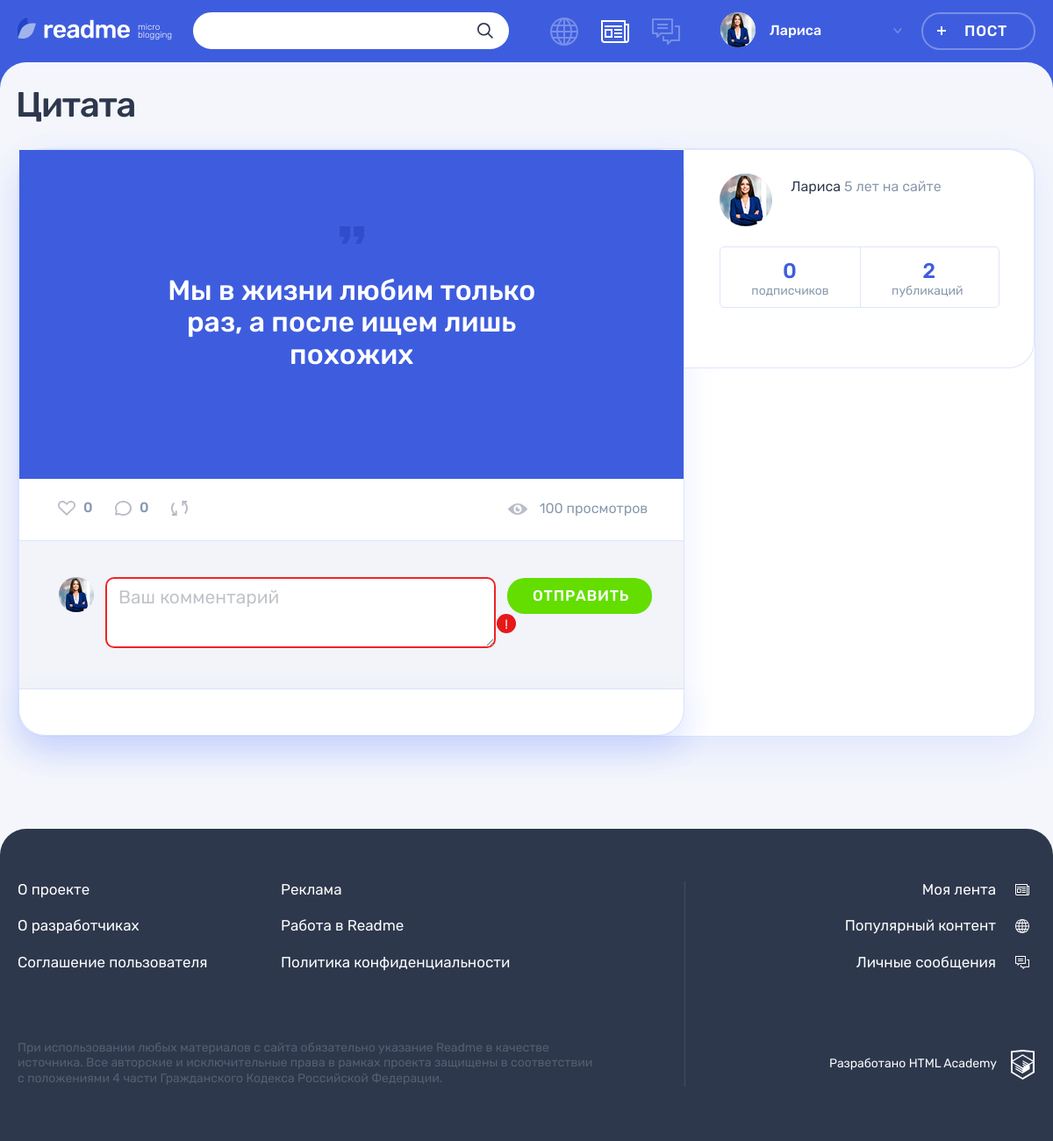
Screenshot of /post.php?id=1 (signed in) with the database file from the repository.
### tables this page shows
CREATE TABLE posts
(
    id           INT AUTO_INCREMENT PRIMARY KEY,
    creationDate TIMESTAMP DEFAULT CURRENT_TIMESTAMP,
    title        VARCHAR(128),
    content      VARCHAR(255),
    typeID       INT NOT NULL,
    authorId     INT NOT NULL,
    image        VARCHAR(255),
    video        VARCHAR(255),
    link         VARCHAR(255),
    views        INT,
    avatar       VARCHAR(128),
    author       VARCHAR(128),
    repostCount  VARCHAR(128),
    FOREIGN KEY (authorId) REFERENCES users (id),
    FOREIGN KEY (typeId) REFERENCES content_type (id)
);

CREATE TABLE users
(
    id               INT AUTO_INCREMENT PRIMARY KEY,
    registrationDate TIMESTAMP DEFAULT CURRENT_TIMESTAMP,
    email            VARCHAR(128) NOT NULL UNIQUE,
    login            VARCHAR(128) UNIQUE,
    password         CHAR(64)     NOT NULL,
    avatar           VARCHAR(255)
);

### helpers.php (called while the page is built, shortened)
<?php
function include_template($name, array $data = [])
{
    $name = 'templates/'.$name;
    extract($data);
    require $name;
    $result = ob_get_clean();
    return $result;
}

### functions.php (called while the page is built, shortened)
<?php
function SqlRequest($reques, $from, $where, $con, $id = '', $as = '', $join = "")
{
    $sql = sprintf("SELECT  %s %s  from %s %s WHERE %s %s", $reques, $as, $from, $join, $where, $id);
    $result = mysqli_query($con, $sql);
    $Count = mysqli_fetch_all($result, MYSQLI_ASSOC);
    return $Count;
}
?>

### templates/post-quote.php (the view, shortened to what this page needs)
<?php
$title = SqlRequest('title', 'posts', 'id = ', $con, $id, "as L");
?>
<h1 class="page__title page__title--publication"><?= $title[0]['L']; ?></h1>
<section class="post-details">
    <article class="feed__post post post-quote">
        <div class="post-details__wrapper post-photo">
            <div class="post-details__main-block post post--details">
                <?php
                $content = SqlRequest('content', 'posts', ' id =', $con, $id);
                ?>
                <div class="post__main">
                    <blockquote>
                        <p>
                            <?= $content[0]['content']; ?>
                        </p>
                    </blockquote>
                </div>
                <div class="post__indicators">
                    <?php echo include_template('widgets/likesRepostsComments.php', ['con'=>$con, 'id' => $id]);?>
                </div>
                <?php echo include_template('widgets/comments.php', ['con'=>$con, 'id' => $id, 'postId'=>$post['id']]); ?>
            </div>
            <?php  echo include_template('widgets/postCreateUser.php', ['con'=>$con, 'id' => $id]);?>
        </div>
    </article>
</section>

### templates/widgets/likesRepostsComments.php (shortened to what this page needs)
<div class="post__buttons">
    <a class="post__indicator post__indicator--likes button"   href="like.php?postId=<?= $id ?>" title="Лайк">
        <svg class="post__indicator-icon" width="20" height="17">
            <use xlink:href="#icon-heart"></use>
        </svg>
        <?php
        $ComLike = SqlRequest('COUNT(userId)', 'likes', 'recipientId =', $con, $id, "as L");
        ?>
        <span><?= $ComLike[0]['L'] ?></span>
    </a>
    <a class="post__indicator post__indicator--comments button" href="#" title="Комментарии">
        <svg class="post__indicator-icon" width="19" height="17">
            <use xlink:href="#icon-comment"></use>
        </svg>
        <?php
        $Comment = SqlRequest('COUNT(content)', 'comments', 'postId =', $con, $id, "as L");
        ?>
        <span><?php echo $Comment[0]['L'] ?></span>
    </a>
    <a class="post__indicator post__indicator--repost button" href="../repost.php?id=<?= $id ?>"
       title="Репост">
        <svg class="post__indicator-icon" width="19" height="17">
            <use xlink:href="#icon-repost"></use>
        </svg>
        <?php $reposts = SqlRequest("repostCount", "posts", "id = ", $con, $id) ?>
    </a>
</div>
<?php
$view = SqlRequest('views', 'posts', ' id =', $con, $id, "as L");
?>
<span class="post__view"><?= $view[0]['L'].' просмотров' ?></span>

### templates/widgets/postCreateUser.php (shortened to what this page needs)
<div class="post-details__user user">
    <div class="post-details__user-info user__info">
        <div class="post-details__avatar user__avatar">
            <a class="post-details__name user__name" href="#">
                <?php
                $postAuthor = SqlRequest('login, authorId, u.avatar', 'posts p', 'p.id =', $con, $id, ' ',
                    'JOIN  users u ON p.authorId = u.id');
                ?>
                <a class="post-details__avatar-link user__avatar-link" href="#">
                    <img class="post-details__picture user__picture"
                         src="../img/<?= $postAuthor[0]['avatar'] ?>" alt="Аватар пользователя">
                </a>
        </div>
        <div class="post-details__name-wrapper user__name-wrapper">
            <span><?= $postAuthor[0]['login'] ?> </span>
            <time class="post-details__time user__time" datetime="2014-03-20">5 лет на сайте</time>
        </div>
    </div>
    <?php $postsCount = SqlRequest("COUNT(id)", "posts", "authorId=", $con,
        $postAuthor[0]['authorId'], "count");
    $subscribersCount = SqlRequest('COUNT(users.id) ', 'subscription', 'authorId=',
        $con, $postAuthor[0]['authorId'], 'count',
        'JOIN users ON users.id = subscription.userId');
    ?>
    <div class="post-details__rating user__rating">
        <p class="post-details__rating-item user__rating-item user__rating-item--subscribers">
            <span class="post-details__rating-amount user__rating-amount"><?= $subscribersCount[0]['count'] ?></span>
            <span class="post-details__rating-text user__rating-text">подписчиков</span>
        </p>
        <p class="post-details__rating-item user__rating-item user__rating-item--publications">
            <span class="post-details__rating-amount user__rating-amount"><?= $postsCount[0]['count'] ?></span>
            <span class="post-details__rating-text user__rating-text">публикаций</span>
        </p>
    </div>
</div>

### rows the page displays
posts: title "Цитата", content "Мы в жизни любим только раз, а после ищем лишь похожих", views "100", authorId.avatar (picture), authorId.login "Лариса"

### other values shown
$name "Лариса"
$ComLike[0]['L'] "0"
$Comment[0]['L'] "0"
$subscribersCount[0]['count'] "0"
$postsCount[0]['count'] "2"
